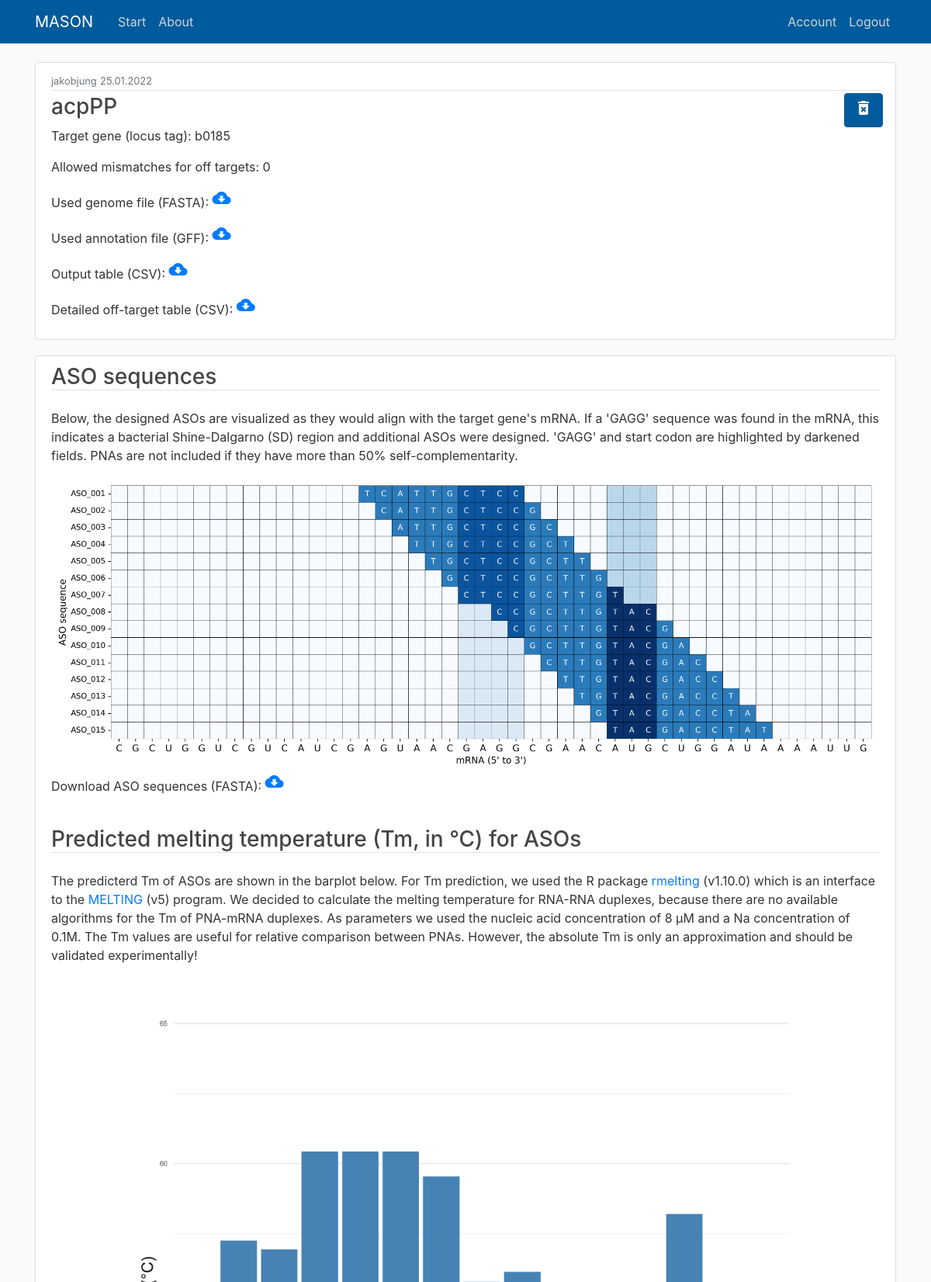
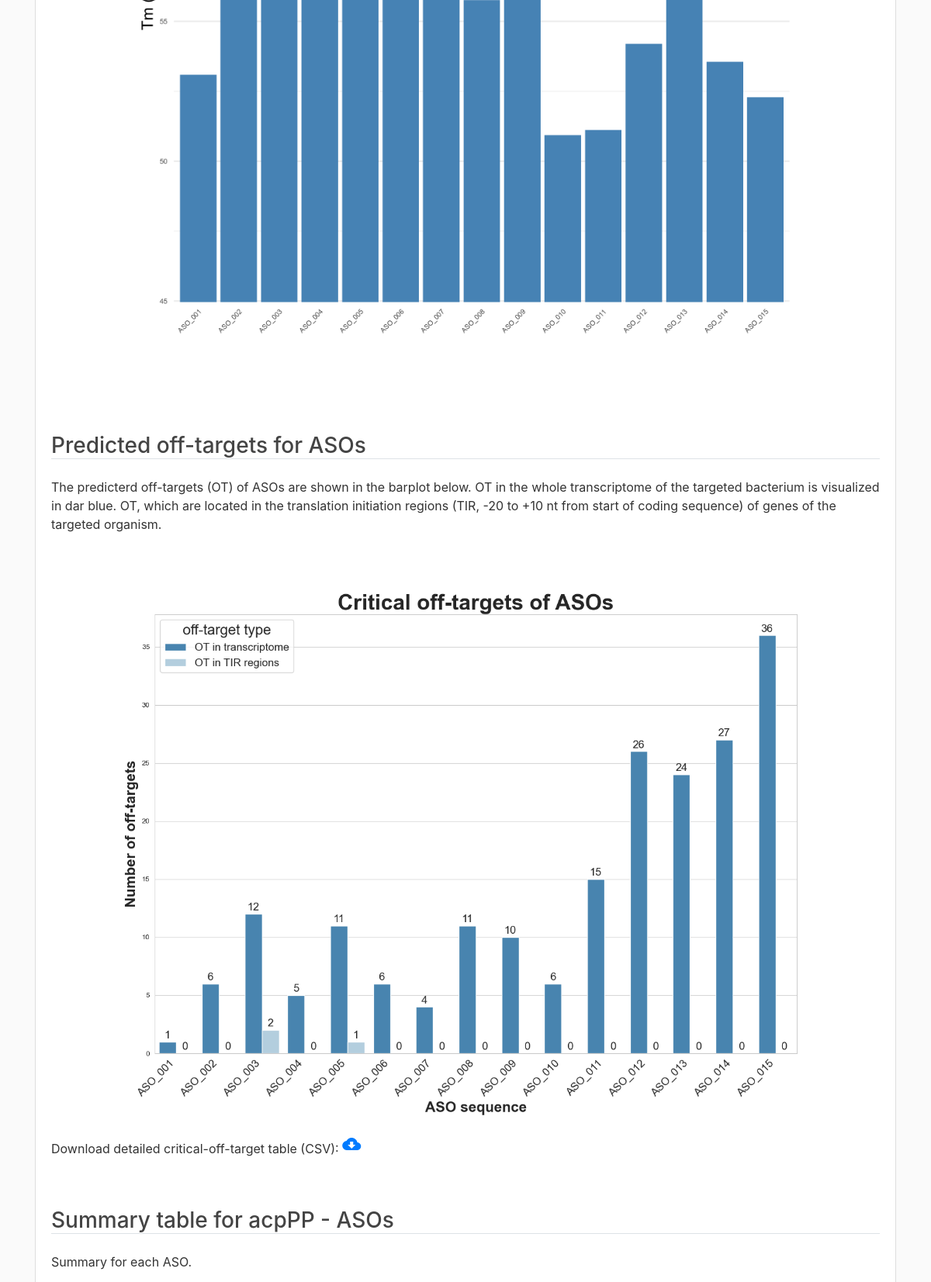
The page /result/14 (signed in, upper part) on the database its author committed (2 pictures, top to bottom).
### pnag/models.py (models this page shows, shortened)
class User(db.Model, UserMixin):
	id = db.Column(db.Integer, primary_key=True)
	username = db.Column(db.String(20), unique=True, nullable=False)
	email = db.Column(db.String(120), unique=True, nullable=False)
	password = db.Column(db.String(60), nullable=False)
	results = db.relationship('Result', backref='owner', lazy=True)

class Result(db.Model):
	id = db.Column(db.Integer, primary_key=True)
	custom_id = db.Column(db.String(30), nullable=False)
	genome = db.Column(db.String(35), nullable=False)
	gff = db.Column(db.String(35), nullable=False)
	genes = db.Column(db.String(35), nullable=False)
	mismatches = db.Column(db.Integer, nullable=False)
	finish = db.Column(db.Boolean, nullable=False, default=False)
	result = db.Column(db.String(35))
	pnas = db.Column(db.String(35))
	date = db.Column(db.DateTime, nullable=False, default=datetime.utcnow)
	user_id = db.Column(db.Integer, db.ForeignKey('user.id'), nullable=False)

### pnag/routs.py (the view)
@app.route("/result/<int:result_id>")
@login_required
def result(result_id):
    res = Result.query.get_or_404(result_id)
    dir_out = "../static/data/" + str(res.id) + "_" + str(res.user_id) + "/outputs"
    dir_ref = "../static/data/" + str(res.id) + "_" + str(res.user_id) + "/reference_sequences"
    if current_user == res.owner or current_user.username in ["PatrickPfau", "jakobjung"]:
        return render_template("result.html", title="Result", result=res, dir_out=dir_out, dir_ref=dir_ref)
    else:
        return redirect(url_for('home'))

### pnag/models.py (called while the page is built)
@login_manager.user_loader
def load_user(user_id):
	return User.query.get(int(user_id))

### pnag/routs.py (called while the page is built)
@app.template_filter()
def url_encode(env, string):
    urlSafeEncodedBytes = base64.urlsafe_b64encode(string.encode("utf-8"))
    urlSafeEncodedStr = str(urlSafeEncodedBytes, "utf-8")
    return urlSafeEncodedStr

### pnag/templates/result.html (shortened to what this page needs)
{% extends "layout.html" %}
{% block content %}
	<article class="content-section">
		<div class="article-metadata">
			<small class="text-muted">{{ result.owner.username }}</small>
			<small class="text-muted">{{ result.date.strftime('%d.%m.%Y') }}</small>
		</div>
		<h3 class="article-title">{{ result.custom_id }}</h3>
		{% if result.finish %}
		<button id="btn_right" type="button" class="btn btn-primary" data-toggle="modal" data-target="#exampleModal"><i class="material-icons">delete_forever</i></button>
		{% endif %}
		<p>Target gene (locus tag): {{ result.genes }}</p>
		<p>Allowed mismatches for off targets: {{ result.mismatches }}</p>
		<p>Used genome file (FASTA): <a href="{{ url_for('download', path=code | url_encode(result.genome) ) }}"><i class="material-icons">cloud_download</i></a></p>
		<p>Used annotation file (GFF): <a href="{{ url_for('download', path=code | url_encode(result.gff) ) }}"><i class="material-icons">cloud_download</i></a></p>
		{% if result.finish %}
			<p>Output table (CSV): <a href="{{ dir_out + '/result_table.csv' }}"><i class="material-icons">cloud_download</i></a></p>
			<p>Detailed off-target table (CSV): <a href="{{ dir_out + '/offtargets_fulltranscripts_sorted.csv' }}"><i class="material-icons">cloud_download</i></a></p>
		{% endif %}
	</article>
	{% if result.finish %}
	<div class="content-section">
			<h3 class="border-bottom mb-4">ASO sequences</h3>
			<p>
				Below, the designed ASOs are visualized as they would align with the target gene's mRNA.
				If a 'GAGG' sequence was found in the mRNA, this indicates a bacterial
				Shine-Dalgarno (SD) region and additional ASOs were
				designed. 'GAGG' and start codon are highlighted by darkened fields.
				PNAs are not included if they have more than 50% self-complementarity.
			</p>
			<img src="{{ dir_out + '/heatmap.png' }}" >
		<p>Download ASO sequences (FASTA): <a href="{{ dir_ref + '/aso_sequences.fasta' }}"><i class="material-icons">cloud_download</i></a></p>
		<br>
			<h3 class="border-bottom mb-4"> Predicted melting temperature (Tm, in °C) for ASOs </h3>
					<p>The predicterd Tm of ASOs are shown in the barplot below. For Tm prediction, we used the R
						package
						<a href="https://bioconductor.org/packages/release/bioc/html/rmelting.html">rmelting</a>
						(v1.10.0) which is an interface to the
						<a href="https://www.ebi.ac.uk/biomodels-static/tools/melting/">MELTING</a> (v5)
						program. We decided to calculate the melting temperature for RNA-RNA duplexes, because
						there are no available algorithms for the Tm of PNA-mRNA duplexes. As parameters we used the
						nucleic acid concentration of 8 μM and a Na concentration of 0.1M. The Tm values are useful
						for relative comparison between PNAs. However, the absolute Tm is only an approximation and
						should be validated experimentally! </p>
			<img src="{{ dir_out + '/tm.png' }}" class="center">
		<br>
		<br>
		<br>
		<br>
			<h3 class="border-bottom mb-4"> Predicted off-targets for ASOs </h3>
					<p>The predicterd off-targets (OT) of ASOs are shown in the barplot below. OT in the whole
						transcriptome of the targeted bacterium is visualized in dar blue. OT, which are located in the
						translation initiation regions (TIR, -20 to +10 nt from start of coding sequence) of genes of
						the targeted organism. </p>
			<img src="{{ dir_out + '/plot_ots_whole_transcriptome.png' }}" >
		<br>
		<br>
		<p>Download detailed critical-off-target table (CSV): <a href="{{ dir_out + '/offtargets_fulltranscripts_sorted.csv' }}"><i class="material-icons">cloud_download</i></a></p>
		<br>
		<br>
			<h3 class="border-bottom mb-4"> Summary table for {{ result.custom_id }} - ASOs </h3>
					<p> Summary for each ASO. </p>
		<br>
		<br>
	</div>
	{% else %}
		<p>MASON is running ... try reloading the page in about 30 seconds</p>
	{% endif %}
{% endblock %}

### pnag/static/main.css (style rules this page uses)
body { background: #fafafa; color: #333333; margin-top: 5rem; }
h1, h2, h3, h4, h5, h6 { color: #444444; }
.content-section { background: #ffffff; padding: 10px 20px; border: 1px solid #dddddd; border-radius: 3px; margin-bottom: 20px; }
.article-title { color: #444444; }
.article-metadata { padding-bottom: 1px; margin-bottom: 4px; border-bottom: 1px solid #e3e3e3 }
.btn { background-color: rgb(0, 91, 156); border-color: rgb(0, 91, 156); color: white; }
img { max-width: 100%; max-height: 100%; }
.center { display: block; margin-left: auto; margin-right: auto; width: 80%; }
#btn_right { position: absolute; right: 2em; top: 2.5em; }

### rows shown on the page
User: owner.username "jakobjung"
Result: date "25.01.2022", custom_id "acpPP", genes "b0185", mismatches "0"
